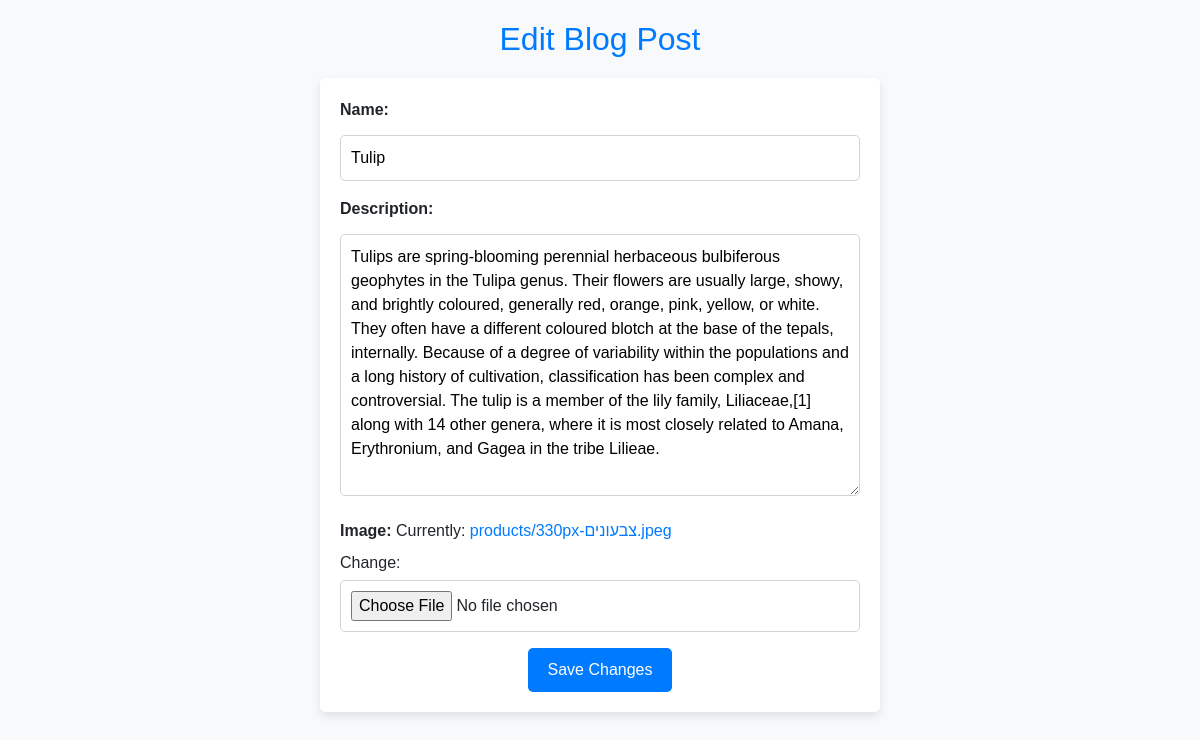
The page /products/edit/6/ on the database its author committed.
### blog/models.py (models this page shows, shortened)
class Product(models.Model):
    name = models.CharField(max_length=255)
    description = models.TextField()  # Corrected the typo here
    image = models.ImageField(upload_to='products/')
    created_at = models.DateTimeField(auto_now_add=True)
    updated_at = models.DateTimeField(auto_now=True)

### blog/views.py (the view, shortened to what this page needs)
# urls.py: path('products/edit/<int:pk>/', EditProductView.as_view(), name='edit_product'),
class EditProductView(UpdateView):
    model = Product
    form_class = ProductForm
    template_name = 'edit.html'

### blog/form.py
class ProductForm(forms.ModelForm):
    class Meta:
        model = Product
        fields = ['name', 'description', 'image']

### blog/templates/edit.html (shortened to what this page needs)
<!DOCTYPE html>
<html lang="en">
<head>
    <link rel="stylesheet" href="https://maxcdn.bootstrapcdn.com/bootstrap/4.5.2/css/bootstrap.min.css">
</head>
<body>
    <h2>Edit Blog Post</h2>
    <form method="post">
        {{ form.as_p }}
        <button type="submit">Save Changes</button>
    </form>
</body>
</html>

### blog/templates/edit.html (style rules this page uses)
body { background-color: #f8f9fa; font-family: Arial, sans-serif; padding: 20px; max-width: 600px; margin: auto; }
h2 { color: #007bff; text-align: center; margin-bottom: 20px; }
form { background: #ffffff; padding: 20px; border-radius: 5px; box-shadow: 0 4px 8px rgba(0, 0, 0, 0.1); }
button { background-color: #007bff; color: white; border: none; padding: 10px 20px; font-size: 1rem; border-radius: 5px; cursor: pointer; transition: background-color 0.3s ease; display: block; margin: auto; }
label { font-weight: bold; }
input, textarea { width: 100%; padding: 10px; margin-top: 5px; border: 1px solid #ced4da; border-radius: 5px; }

### rows shown on the page
Product: name "Tulip", description "Tulips are spring-blooming perennial herbaceous bulbiferous geophytes in the Tulipa genus. Their flowers are usually large, showy, and brightly coloured, generally red, orange, pink, yellow, or white. They often have a different coloured blotch at the base of the tepals, internally. Because of a degree of variability within the populations and a long history of cultivation, classification has been complex and controversial. The tulip is a member of the lily family, Liliaceae,[1] along with 14 other genera, where it is most closely related to Amana, Erythronium, and Gagea in the tribe Lilieae."
